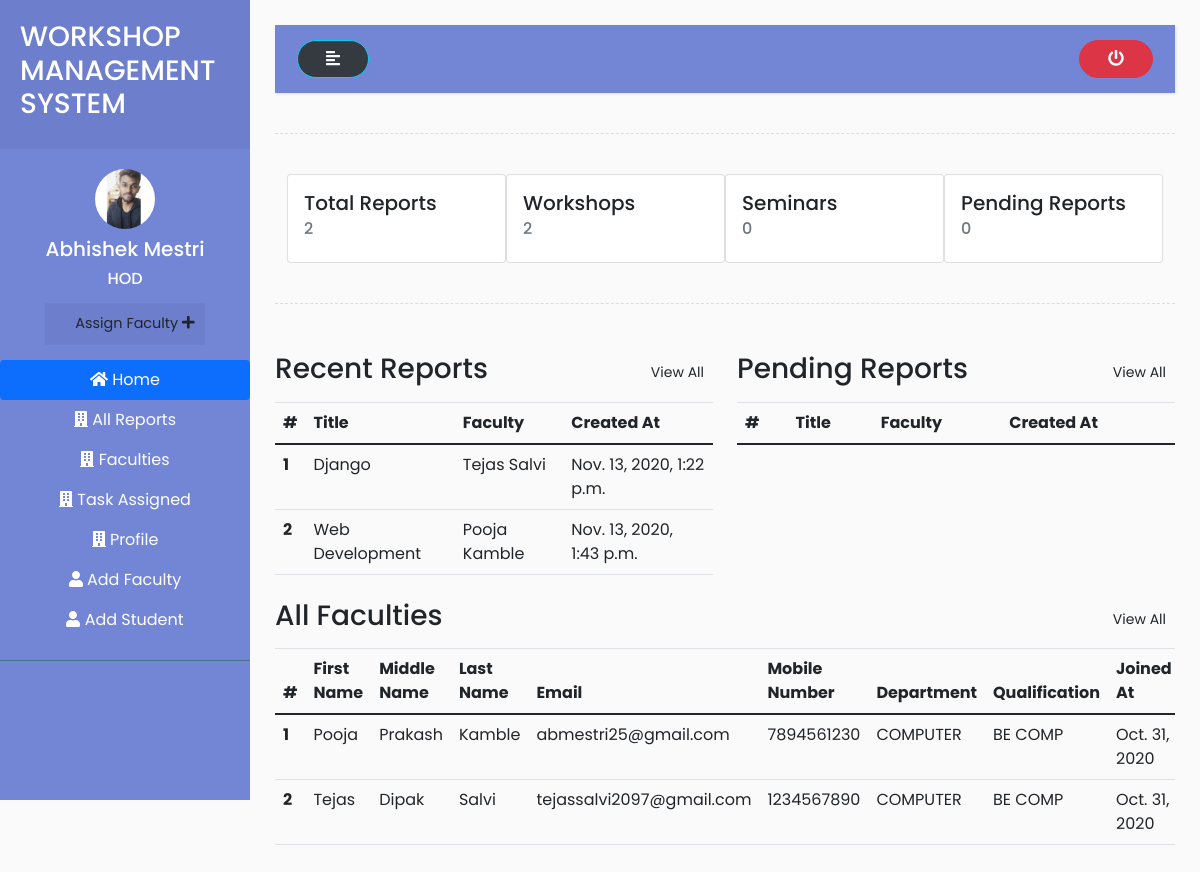
The app's page /hod_home/ (signed in) with its own data.
### accounts/models.py (models this page shows, shortened)
class User(AbstractUser):
    is_hod = models.BooleanField(default=False)
    is_faculty = models.BooleanField(default=False)
    is_student = models.BooleanField(default=False)

class HOD(models.Model):
    user = models.OneToOneField(User, on_delete = models.CASCADE, primary_key = True)
    middle_name = models.CharField (max_length=50)
    phone_number = models.CharField(max_length=20)
    profile_pic = models.ImageField( upload_to='HOD/profile_pic/')
    address = models.CharField(max_length=200)
    gender = (
        ('Male','Male'),
        ('Female','Female')
    )
    sex = models.CharField(choices=gender, max_length=50)
    branches =  (
        ('COMPUTER','COMPUTER'),
        ('EXTC','EXTC'),
        ('MECHANICAL','MECHANICAL'),
        ('AUTOMOBILE','AUTOMOBILE')
    )
    branch = models.CharField( choices = branches, max_length=50)
    joined_at = models.DateField( auto_now=False,null=True,blank=True)
    qualification = models.CharField( max_length=500)
    class Meta:
        verbose_name_plural = 'HODs'

class Report(models.Model):
    academic_year = models.IntegerField(null=True,blank=True)
    event_title = models.ForeignKey(TaskAssigned,on_delete=models.CASCADE)
    event_coordinator = models.ForeignKey(Faculty, on_delete=models.CASCADE)
    branches =  (
        ('COMPUTER','COMPUTER'),
        ('EXTC','EXTC'),
        ('MECHANICAL','MECHANICAL'),
        ('AUTOMOBILE','AUTOMOBILE')
    )
    org_department = models.CharField(max_length=50,choices = branches)
    res_person = models.CharField( max_length=150)
    res_person_profile_pic = models.ImageField( upload_to='Resource Person/Profile Pic/',null=True,blank=True)
    start_date = models.DateTimeField(auto_now=False, auto_now_add=False)
    end_date = models.DateTimeField(auto_now=False, auto_now_add=False)
    duration = models.IntegerField()
    types = (
        ('Workshop','Workshop'),
        ('Seminar','Seminar')
    )
    types = models.CharField(max_length=50,choices = types)
    forwhome = (
        ('Student','Student'),
        ('Faculty','Faculty')
    )
    forwhome = models.CharField(max_length=50,choices = forwhome)
    no_participants = models.IntegerField()
    remark = models.CharField( max_length=50,blank=True)
    p_link = models.URLField( max_length=200)
    description = models.TextField(blank=True)
    status = models.IntegerField(default=0)
    created_at=models.DateTimeField(auto_now_add=True)
    updated_at=models.DateTimeField(auto_now_add=True)
    class Meta:
        verbose_name_plural = 'Reports'

class TaskAssigned(models.Model):
    event_title = models.CharField(max_length=50)
    branches =  (
        ('COMPUTER','COMPUTER'),
        ('EXTC','EXTC'),
        ('MECHANICAL','MECHANICAL'),
        ('AUTOMOBILE','AUTOMOBILE')
    )
    org_department = models.CharField(max_length=50, choices = branches)
    forwhome = (
        ('Student','Student'),
        ('Faculty','Faculty')
    )
    forwhome = models.CharField(max_length=50,choices = forwhome)
    res_person = models.CharField(max_length=150)
    types = (
        ('Workshop','Workshop'),
        ('Seminar','Seminar')
    )
    types = models.CharField(max_length=50,choices = types)
    event_coordinator = models.ForeignKey(Faculty,on_delete=models.CASCADE)
    created_at=models.DateTimeField(auto_now_add=True)
    updated_at=models.DateTimeField(auto_now_add=True)
    def __str__(self):
        return self.event_title
    class Meta:
        verbose_name_plural = 'Tasks Assigned'

class Faculty(models.Model):
    user = models.OneToOneField(User, on_delete = models.CASCADE, primary_key = True)
    middle_name = models.CharField (max_length=50)
    phone_number = models.CharField(max_length=20)
    profile_pic = models.ImageField( upload_to='Faculty/profile_pic/')
    address = models.CharField(max_length=200)
    gender = (
        ('Male','Male'),
        ('Female','Female')
    )
    sex = models.CharField(choices=gender, max_length=50)
    branches =  (
        ('COMPUTER','COMPUTER'),
        ('EXTC','EXTC'),
        ('MECHANICAL','MECHANICAL'),
        ('AUTOMOBILE','AUTOMOBILE')
    )
    branch = models.CharField( choices = branches, max_length=50)
    joined_at = models.DateField( auto_now=False ,null=True)
    qualification = models.CharField( max_length=500)
    def __str__(self):
        return self.user.first_name + " " + self.user.last_name
    class Meta:
        verbose_name_plural = 'Faculties'

### accounts/views.py (the view)
# urls.py: path('hod_home/',views.hod_home,name="hod_home"),
@login_required(login_url='login')
def hod_home(request):
    pending_reports = Report.objects.filter(status=0)
    pending = pending_reports.count()
    faculties = Faculty.objects.all()
    reports = Report.objects.all()
    total_reports = reports.count()
    workshops = reports.filter(types="Workshop").count()
    seminars = reports.filter(types="Seminar").count()
    context = {
        'faculties' : faculties,
        'reports':reports,
        'pending_reports':pending_reports,
        'total_reports':total_reports,
        'workshops': workshops,
        'seminars':seminars,
        'pending': pending,
    }
    return render(request,'../templates/hod/hod_home.html',context)

### accounts/templates/hod/hod_home.html (shortened to what this page needs)
{% extends 'base.html' %}
{% load static %}
{% block content %}
<div class="wrapper">
  <nav id="sidebar">
    <div class="sidebar-header">
      <h3>WORKSHOP MANAGEMENT SYSTEM</h3>
    </div>
    <ul class="list-unstyled components">
      <div class="d-flex flex-column justify-content-center text-center ">
        {% if request.user.hod.profile_pic %}
          <img src="{{request.user.hod.profile_pic.url}}" class="img-fluid rounded-circle mx-auto mb-2" width="60px" alt="">
        {% else %}
          <img src="{% static 'img/profile.png' %}" class="img-fluid rounded-circle mx-auto mb-2" width="60px" alt="">
        {% endif %}
        <h5>{{request.user.first_name}} {{request.user.last_name}}</h5>
        <h6>HOD</h6>
        <ul class="list-unstyled ">
          <li>
            <button type="button" class="btn" data-toggle="modal" data-target="#staticBackdrop">
              <a href="{% url 'assign_task' %}">Assign Faculty
                <i class="fas fa-plus"></i>
              </a>
            </button>
          </li>
        </ul>
      </div>
      <div class="nav flex-column nav-pills text-center mt-2" aria-orientation="vertical">
        <a class="nav-link active" href="{% url 'hod_home' %}"><i class="fas fa-home"></i> Home</a>
        <a class="nav-link " href="{% url 'all_reports' %}"><i class="fas fa-building"></i> All
          Reports</a>
        <a class="nav-link " href="{% url 'faculties' %}"><i class="fas fa-building"></i> Faculties</a>
        <a class="nav-link " href="{% url 'task_assigned' %}"><i class="fas fa-building"></i> Task Assigned</a>
        <a class="nav-link " href="{% url 'profile' %}"><i class="fas fa-building"></i> Profile</a>
        <a class="nav-link " href="{% url 'add_faculty' %}"><i class="fas fa-user"></i> Add Faculty</a>
        <a class="nav-link " href="{% url 'add_student' %}"><i class="fas fa-user"></i> Add Student</a>
      </div>
    </ul>
  </nav>
  <div id="content">
    <nav class="navbar navbar-expand-lg " style="background-color: #7386D5;">
      <div class="container-fluid">
        <button type="button" id="sidebarCollapse" class="btn text-light bg-dark btn-info">
          <i class="fas fa-align-left"></i>
        </button>
        <a href="{% url 'logout' %}">
          <button type="button" class="btn btn-danger">
            <i class="fas fa-power-off"></i>
          </button>
        </a>
      </div>
    </nav>
    <div class="line"></div>
    <div class="tab-content" id="v-pills-tabContent">
      <div class="tab-pane fade show active" id="v-pills-home" role="tabpanel" aria-labelledby="v-pills-home-tab">
        <section class="mt-3">
          <div class="container-fluid d-flex justify-content-around">
            <div class="card" style="width: 18rem;">
              <div class="card-body">
                <h5 class="card-title">Total Reports</h5>
                <h6 class="card-subtitle mb-2 text-muted">{{total_reports}}</h6>
              </div>
            </div>
            <div class="card" style="width: 18rem;">
              <div class="card-body">
                <h5 class="card-title">Workshops</h5>
                <h6 class="card-subtitle mb-2 text-muted">{{workshops}}</h6>
              </div>
            </div>
            <div class="card" style="width: 18rem;">
              <div class="card-body">
                <h5 class="card-title">Seminars</h5>
                <h6 class="card-subtitle mb-2 text-muted">{{seminars}}</h6>
              </div>
            </div>
            <div class="card" style="width: 18rem;">
              <div class="card-body">
                <h5 class="card-title">Pending Reports</h5>
                <h6 class="card-subtitle mb-2 text-muted">{{pending}}</h6>
              </div>
            </div>
          </div>
        </section>
        <div class="line"></div>
        <div class="row">
          <div class="col-md-6">
            <div class="d-flex justify-content-between py-2">
              <h3>Recent Reports</h3>
              <button class="btn btn-sm">View All</button>
            </div>
            <div class="table-responsive">
              <table class="table">
                <thead>
                  <tr>
                    <th scope="col">#</th>
                    <th scope="col">Title</th>
                    <th scope="col">Faculty</th>
                    <th scope="col">Created At</th>
                  </tr>
                </thead>
                <tbody>
                {% for report in reports %}
                 <tr>
                    <th scope="row">{{forloop.counter}}</th>
                    <td>{{report.event_title}}</td>
                    <td>{{report.event_coordinator}}</td>
                    <td>{{report.created_at}}</td>
                  </tr>
                {% endfor %}
                </tbody>
              </table>
            </div>
          </div>
          <div class="col-md-6">
            <div class="d-flex justify-content-between py-2">
              <h3>Pending Reports</h3>
              <button class="btn btn-sm">View All</button>
            </div>
            <div class="table-responsive">
              <table class="table">
                <thead>
                  <tr>
                    <th scope="col">#</th>
                    <th scope="col">Title</th>
                    <th scope="col">Faculty</th>
                    <th scope="col">Created At</th>
                  </tr>
                </thead>
              </table>
            </div>
          </div>
        </div>
        <div class="row">
          <div class="col-md-12">
            <div class="d-flex justify-content-between py-2">
              <h3>All Faculties</h3>
              <button class="btn btn-sm">View All</button>
            </div>
            <div class="table-responsive">
              <table class="table">
                <thead>
                  <tr>
                    <th scope="col">#</th>
                    <th scope="col">First Name</th>
                    <th scope="col">Middle Name</th>
                    <th scope="col">Last Name</th>
                    <th scope="col">Email</th>
                    <th scope="col">Mobile Number</th>
                    <th scope="col">Department</th>
                    <th scope="col">Qualification</th>
                    <th scope="col">Joined At</th>
                  </tr>
                </thead>
                <tbody>
                  {% for faculty in faculties %}
                  <tr>
                    <th scope="row"> {{forloop.counter}} </th>
                    <td>{{faculty.user.first_name}}</td>
                    <td>{{faculty.middle_name}}</td>
                    <td>{{faculty.user.last_name}}</td>
                    <td>{{faculty.user.email}}</td>
                    <td>{{faculty.phone_number}}</td>
                    <td>{{faculty.branch}}</td>
                    <td>{{faculty.qualification}}</td>
                    <td>{{faculty.joined_at}}</td>
                  </tr>
                  {% endfor %}
                </tbody>
              </table>
            </div>
          </div>
        </div>
      </div>
    </div>
  </div>
</div>
{% endblock content %}

### accounts/static/css/style2.css (style rules this page uses)
body { font-family: 'Poppins', sans-serif; background: #fafafa; }
a, a:hover, a:focus { color: inherit; text-decoration: none; transition: all 0.3s; }
.navbar { padding: 15px 10px; background: #fff; border: none; border-radius: 0; margin-bottom: 40px; box-shadow: 1px 1px 3px rgba(0, 0, 0, 0.1); }
.line { width: 100%; height: 1px; border-bottom: 1px dashed #ddd; margin: 40px 0; }
.wrapper { display: flex; width: 100%; }
#sidebar { width: 250px; position: fixed; top: 0; left: 0; height: 100vh; z-index: 999; background: #7386D5; color: #fff; transition: all 0.3s; }
#sidebar .sidebar-header { padding: 20px; background: #6d7fcc; }
#sidebar ul.components { padding: 20px 0; border-bottom: 1px solid #47748b; }
#sidebar ul li a { padding: 10px; font-size: 1.1em; display: block; }
ul ul a { font-size: 0.9em !important; padding-left: 30px !important; background: #6d7fcc; }
#content { width: calc(100% - 250px); padding: 25px; min-height: 100vh; transition: all 0.3s; position: absolute; top: 0; right: 0; }

### records on screen
User: user.hod.profile_pic (picture), user.first_name "Abhishek", user.last_name "Mestri"
Report: event_title "Django", event_coordinator "Tejas Salvi", created_at "Nov. 13, 2020, 1:22 p.m."
Report: event_title "Web Development", event_coordinator "Pooja Kamble", created_at "Nov. 13, 2020, 1:43 p.m."
Faculty: user.first_name "Pooja", middle_name "Prakash", user.last_name "Kamble", user.email "abmestri25@gmail.com", phone_number "7894561230", branch "COMPUTER", qualification "BE COMP", joined_at "Oct. 31, 2020"
Faculty: user.first_name "Tejas", middle_name "Dipak", user.last_name "Salvi", user.email "tejassalvi2097@gmail.com", phone_number "1234567890", branch "COMPUTER", qualification "BE COMP", joined_at "Oct. 31, 2020"

### other values on screen
{{ total_reports }} "2"
{{ workshops }} "2"
{{ seminars }} "0"
{{ pending }} "0"
